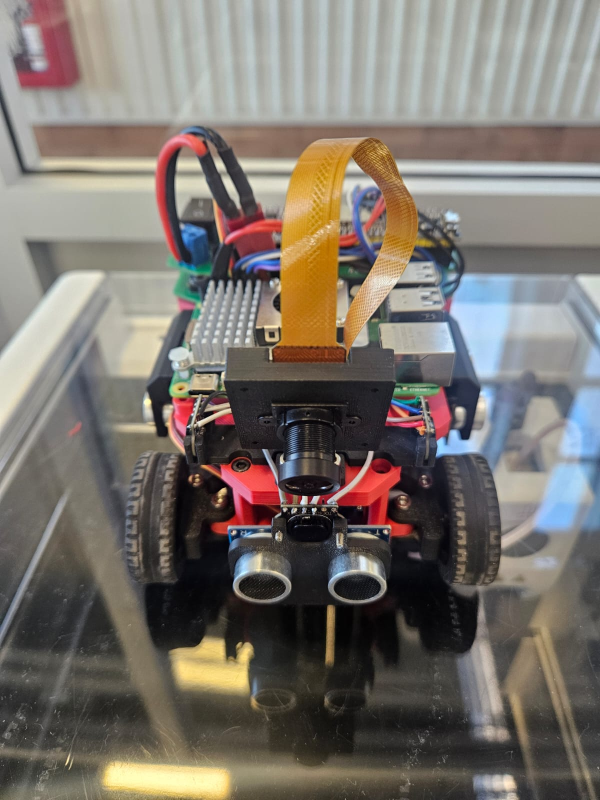
#> input picture v-photos/front.jpeg, 1200 x 1600 px (shown at 1/2 size); its folder holds 4 pictures in this run
$ python make_labels.py
#> lines starting #> are read from the running program, lines starting #| are printed output that depends on the picture
"""Labelled versions of the car photos in v-photos/ -> v-photos/labels/<view>_labels.jpg

python docs/img/make_labels.py

Each label: (text, target x, target y, side, label y) in the original photo's pixels.
The photo gets a dark margin on both sides; labels sit in the margins with a leader
line and a dot on the part.
"""
from pathlib import Path

from PIL import Image, ImageDraw, ImageFont

REPO = Path(__file__).resolve().parents[2]
OUT = REPO / "v-photos/labels"
MARGIN = 520
YELLOW = (255, 214, 0)
FONT = ImageFont.truetype("C:/Windows/Fonts/bahnschrift.ttf", 38) if Path("C:/Windows/Fonts/bahnschrift.ttf").exists() \
    else ImageFont.load_default()

LABELS = {
    "front": [
        ("Camera ribbon (22 to 15 pin)", 690, 420, "R", 420),
        ("Battery lead, 16 AWG", 420, 330, "L", 330),
        ("Raspberry Pi 5 +\nActive Cooler", 420, 640, "L", 620),
        ("Camera IMX219 NoIR,\nwide lens, tilted 34°", 610, 930, "R", 880),
        ("Front HC-SR04\n(ToF cross-check)", 620, 1160, "R", 1160),
        ("Front wheels,\nAckermann steering", 300, 1080, "L", 1080),
    ],
    "rear": [
        ("Camera ribbon", 560, 300, "L", 260),
        ("Battery T-plug", 700, 630, "R", 560),
        ("Battery input (J1)", 870, 750, "R", 700),
        ("Power switch", 900, 840, "R", 840),
        ("ESP32 DevKitC", 380, 800, "L", 760),
        ("BNO085 IMU", 700, 810, "R", 980),
        ("Start button", 290, 960, "L", 940),
        ("READY LED", 440, 950, "L", 1080),
        ("Rear ToF VL53L1X", 570, 1050, "R", 1110),
        ("Logic board (top)\nPower board (below)", 200, 1030, "L", 1230),
    ],
    "top": [
        ("Camera (back of the board)", 600, 330, "R", 330),
        ("Raspberry Pi 5 +\nActive Cooler", 620, 690, "R", 640),
        ("Pi USB / Ethernet", 360, 700, "L", 700),
        ("Battery T-plug", 720, 870, "R", 860),
        ("Battery input (J1)", 930, 1000, "R", 990),
        ("Power switch", 950, 1110, "R", 1110),
        ("BNO085 IMU", 720, 1100, "R", 1240),
        ("ESP32 DevKitC", 330, 1100, "L", 1060),
        ("Start button", 370, 1230, "L", 1250),
    ],
    "left": [
        ("Camera on its\ntilted mount", 170, 650, "L", 560),
        ("Raspberry Pi 5", 530, 770, "L", 720),
        ("ESP32 DevKitC", 870, 770, "R", 760),
        ("Stacked PCBs\n(logic over power)", 930, 900, "R", 920),
        ("Left ToF VL53L1X", 300, 830, "L", 880),
        ("Left HC-SR04", 630, 1060, "R", 1180),
        ("Front wheel", 300, 1070, "L", 1100),
        ("Rear wheel", 960, 1070, "R", 1050),
    ],
    "right": [
        ("Camera", 1000, 640, "R", 560),
        ("Raspberry Pi 5 heatsink", 650, 750, "R", 400),
        ("Power switch", 240, 760, "L", 700),
        ("Battery input (J1)", 370, 760, "L", 820),
        ("Stacked PCBs\n(logic over power)", 300, 900, "L", 960),
        ("Right ToF VL53L1X", 920, 820, "R", 800),
        ("Right HC-SR04", 580, 1050, "R", 1180),
        ("Rear wheel", 250, 1056, "L", 1120),
        ("Front wheel", 912, 1056, "R", 1040),
    ],
}


def label_view(name, items):
#> called with name = 'front'
    im = Image.open(REPO / f"v-photos/{name}.jpeg").convert("RGB")
#> im is the input picture: PIL image 1200x1600 RGB; mean R, G, B 121.9, 115.1, 108.1
    w, h = im.size
#> w = 1200; h = 1600
    canvas = Image.new("RGB", (w + 2 * MARGIN, h), (18, 18, 18))
#> canvas: PIL image 2240x1600 RGB; every value is 18
    canvas.paste(im, (MARGIN, 0))
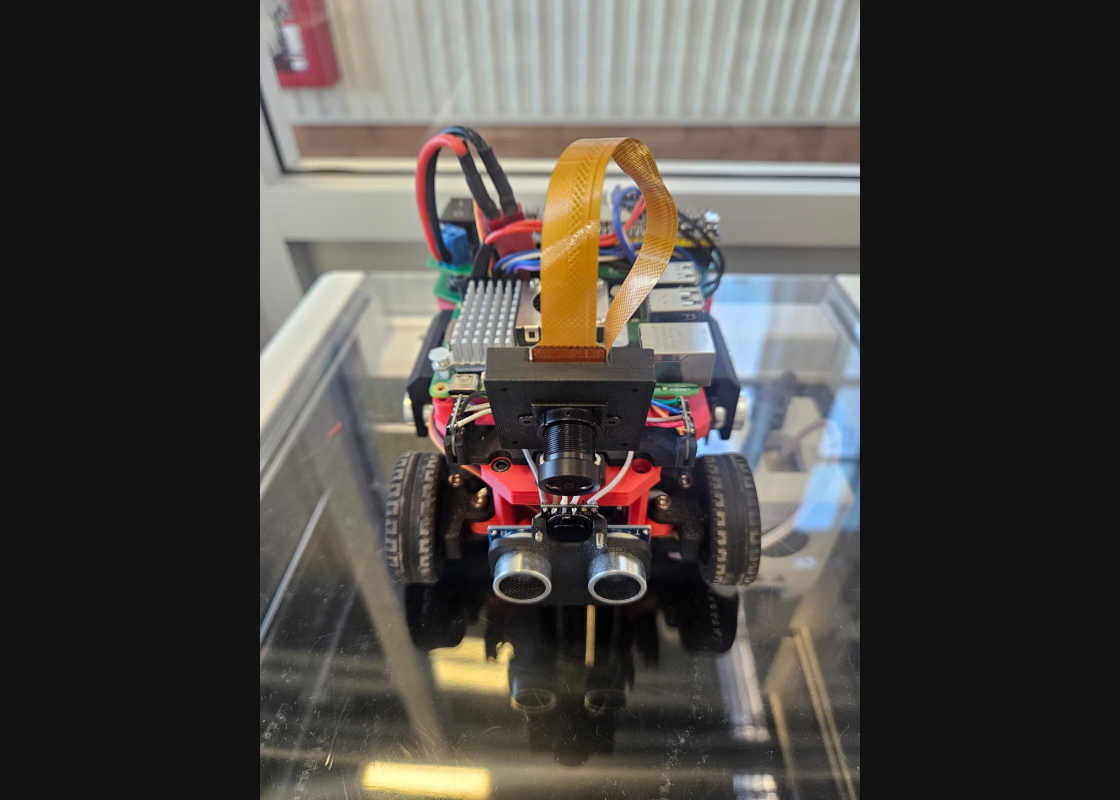
#> canvas: PIL image 2240x1600 RGB (shown at 1/2 size); mean R, G, B 73.6, 70, 66.2
    d = ImageDraw.Draw(canvas)
    for text, tx, ty, side, ly in items:
        px, py = tx + MARGIN, ty
        box = d.multiline_textbbox((0, 0), text, font=FONT, spacing=6)
        bw, bh = box[2] - box[0], box[3] - box[1]
        if side == "L":
            lx = 24
            anchor_x = lx + bw + 14
        else:
            lx = w + 2 * MARGIN - 24 - bw
            anchor_x = lx - 14
        top = ly - bh // 2
        d.line([(anchor_x, ly), (px, py)], fill=YELLOW, width=4)
        d.ellipse([px - 11, py - 11, px + 11, py + 11], fill=YELLOW, outline=(0, 0, 0), width=3)
        d.multiline_text((lx, top), text, font=FONT, fill=(245, 245, 245), spacing=6,
                         align="right" if side == "L" else "left")
#> this loop made 6 passes
#> (box, bw, bh, lx, anchor_x, top) on passes 1, 4, 5: ((0, 1, 132, 12), 132, 11, 2084, 2070, 415), ((0, 2, 100, 27), 100, 25, 2116, 2102, 868), ((0, 2, 80, 27), 80, 25, 2136, 2122, 1148)
#> (box, bw, bh, anchor_x, top) on passes 2, 3, 6: ((0, 2, 95, 12), 95, 10, 133, 325), ((0, 2, 74, 26), 74, 24, 112, 608), ((0, 2, 96, 28), 96, 26, 134, 1067)
    canvas.thumbnail((1400, 1400), Image.LANCZOS)
#> canvas: PIL image 1400x1000 RGB
    OUT.mkdir(exist_ok=True)
    out = OUT / f"{name}_labels.jpg"
    canvas.save(out, quality=88, optimize=True)
    print(out)


if __name__ == "__main__":
    for name, items in LABELS.items():
#> (the run stopped early here; a loop or call above may not have finished)
